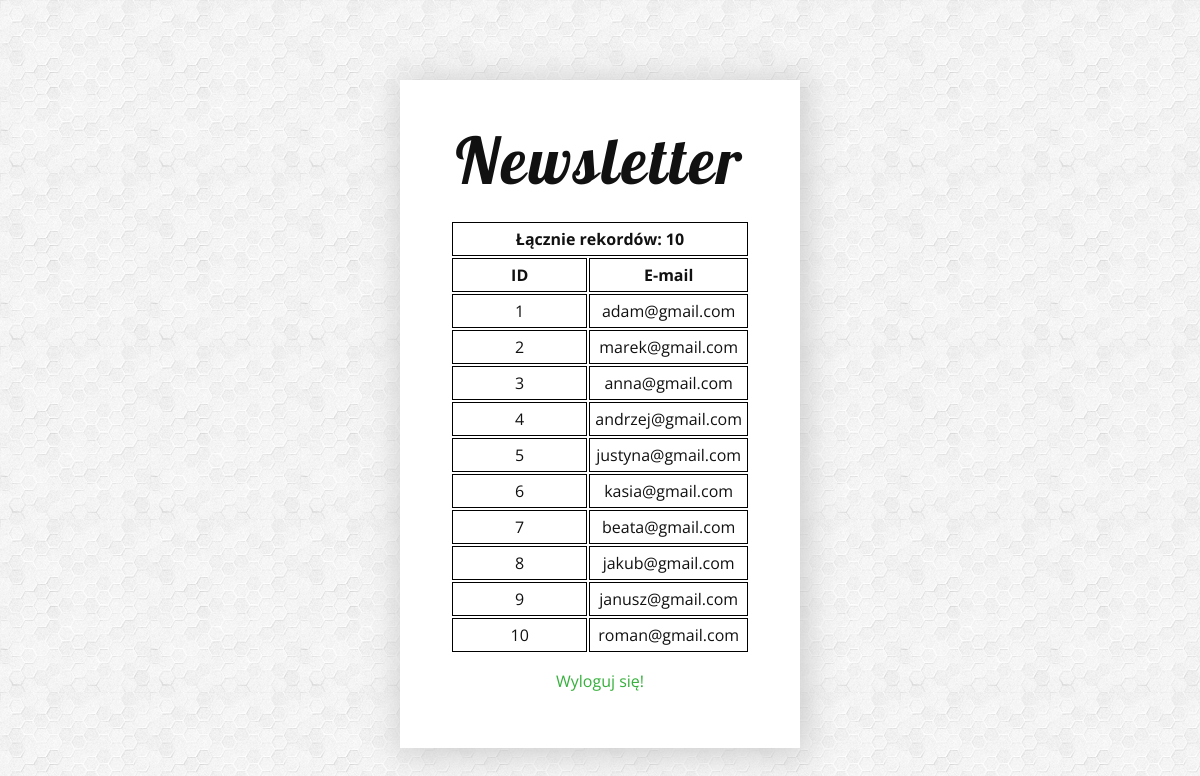
The page /php5/list.php (signed in) on the database its author committed.
### tables this page shows
CREATE TABLE IF NOT EXISTS `users` (
  `id` int(11) NOT NULL,
  `email` varchar(255) NOT NULL
);

### php5/list.php (the view, shortened to what this page needs)
<?php
require_once 'database.php';
$usersQuery = $db->query('SELECT * FROM users');
$users = $usersQuery->fetchAll();
?>
<!DOCTYPE html>
<html lang="pl">
<head>
    <link rel="stylesheet" href="main.css">
</head>
<body>
    <div class="container">
        <header>
            <h1>Newsletter</h1>
        </header>
        <main>
            <article>
               <table>
                    <thead>
                        <tr><th colspan="2">Łącznie rekordów: <?= $usersQuery->rowCount() ?></th></tr>
                        <tr><th>ID</th><th>E-mail</th></tr>
                    </thead>
                    <tbody>
                        <?php
                        foreach ($users as $user) {
                            echo "<tr><td>{$user['id']}</td><td>{$user['email']}</td></tr>";
                        }
                        ?>
                    </tbody>
                </table>
                <p><a href="logout.php">Wyloguj się!</a></p>
            </article>
        </main>
    </div>
</body>
</html>

### php5/main.css (style rules this page uses)
body { background-image: url("img/hexellence.png"); font-size: 16px; font-family: 'Open Sans', sans-serif; color: #111; }
a:link { color: #36b03c; text-decoration: none; }
h1 { font-family: 'Lobster', cursive; font-size: 64px; font-weight: 400; text-align: center; letter-spacing: 3px; margin-top: 0px; margin-bottom: 20px; }
p { text-align: center; }
.container { background-color: white; width: 300px; padding: 40px 50px; margin-left: auto; margin-right: auto; margin-top: 80px; -webkit-box-shadow: 3px 3px 30px 5px rgba(204,204,204,0.9); -moz-box-shadow: 3px 3px 30px 5px rgba(204,204,204,0.9); box-shadow: 3px 3px 30px 5px rgba(204,204,204,0.9); text-align: center; }
th, td { border: 1px solid black; padding: 5px; width: 100%; }

### rows shown on the page
users: id "1", email "adam@gmail.com"
users: id "2", email "marek@gmail.com"
users: id "3", email "anna@gmail.com"
users: id "4", email "andrzej@gmail.com"
users: id "5", email "justyna@gmail.com"
users: id "6", email "kasia@gmail.com"
users: id "7", email "beata@gmail.com"
users: id "8", email "jakub@gmail.com"
users: id "9", email "janusz@gmail.com"
users: id "10", email "roman@gmail.com"

### other values the page prints
$usersQuery->rowCount() "10"
